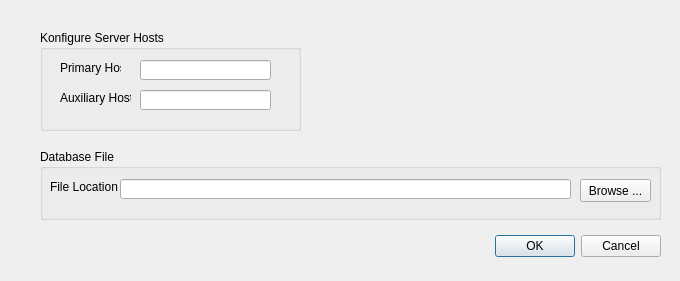
<?xml version="1.0" encoding="UTF-8"?>
<ui version="4.0">
 <class>global_options</class>
 <widget class="QDialog" name="global_options">
  <property name="geometry">
   <rect>
    <x>0</x>
    <y>0</y>
    <width>680</width>
    <height>281</height>
   </rect>
  </property>
  <property name="windowTitle">
   <string>Dialog</string>
  </property>
  <widget class="QDialogButtonBox" name="buttonBox">
   <property name="geometry">
    <rect>
     <x>490</x>
     <y>230</y>
     <width>171</width>
     <height>32</height>
    </rect>
   </property>
   <property name="orientation">
    <enum>Qt::Horizontal</enum>
   </property>
   <property name="standardButtons">
    <set>QDialogButtonBox::Cancel|QDialogButtonBox::Ok</set>
   </property>
  </widget>
  <widget class="QGroupBox" name="groupBox">
   <property name="geometry">
    <rect>
     <x>40</x>
     <y>30</y>
     <width>261</width>
     <height>101</height>
    </rect>
   </property>
   <property name="title">
    <string>Konfigure Server Hosts</string>
   </property>
   <widget class="QLineEdit" name="entryPrimaryHost">
    <property name="geometry">
     <rect>
      <x>100</x>
      <y>30</y>
      <width>131</width>
      <height>20</height>
     </rect>
    </property>
    <property name="toolTip">
     <string>This is the host that is used to set or retrieve Configs for a client app.</string>
    </property>
   </widget>
   <widget class="QLabel" name="label">
    <property name="geometry">
     <rect>
      <x>20</x>
      <y>30</y>
      <width>61</width>
      <height>16</height>
     </rect>
    </property>
    <property name="text">
     <string>Primary Host</string>
    </property>
   </widget>
   <widget class="QLabel" name="label_2">
    <property name="geometry">
     <rect>
      <x>20</x>
      <y>60</y>
      <width>71</width>
      <height>16</height>
     </rect>
    </property>
    <property name="text">
     <string>Auxiliary Host</string>
    </property>
   </widget>
   <widget class="QLineEdit" name="entryAuxiliaryHost">
    <property name="geometry">
     <rect>
      <x>100</x>
      <y>60</y>
      <width>131</width>
      <height>20</height>
     </rect>
    </property>
    <property name="toolTip">
     <string>The auxiliay host provides backup for Configs</string>
    </property>
   </widget>
  </widget>
  <widget class="QGroupBox" name="groupBox_2">
   <property name="geometry">
    <rect>
     <x>40</x>
     <y>149</y>
     <width>621</width>
     <height>71</height>
    </rect>
   </property>
   <property name="title">
    <string>Database File</string>
   </property>
   <widget class="QLineEdit" name="entryDBFile">
    <property name="geometry">
     <rect>
      <x>80</x>
      <y>30</y>
      <width>451</width>
      <height>20</height>
     </rect>
    </property>
    <property name="toolTip">
     <string>The location of the local database to store config settings.</string>
    </property>
   </widget>
   <widget class="QPushButton" name="pushFileBrowse">
    <property name="geometry">
     <rect>
      <x>540</x>
      <y>30</y>
      <width>71</width>
      <height>23</height>
     </rect>
    </property>
    <property name="text">
     <string>Browse ...</string>
    </property>
   </widget>
   <widget class="QLabel" name="label_3">
    <property name="geometry">
     <rect>
      <x>10</x>
      <y>30</y>
      <width>71</width>
      <height>16</height>
     </rect>
    </property>
    <property name="text">
     <string>File Location</string>
    </property>
   </widget>
  </widget>
 </widget>
 <resources/>
 <connections>
  <connection>
   <sender>buttonBox</sender>
   <signal>accepted()</signal>
   <receiver>global_options</receiver>
   <slot>accept()</slot>
   <hints>
    <hint type="sourcelabel">
     <x>248</x>
     <y>254</y>
    </hint>
    <hint type="destinationlabel">
     <x>157</x>
     <y>274</y>
    </hint>
   </hints>
  </connection>
  <connection>
   <sender>buttonBox</sender>
   <signal>rejected()</signal>
   <receiver>global_options</receiver>
   <slot>reject()</slot>
   <hints>
    <hint type="sourcelabel">
     <x>316</x>
     <y>260</y>
    </hint>
    <hint type="destinationlabel">
     <x>286</x>
     <y>274</y>
    </hint>
   </hints>
  </connection>
 </connections>
</ui>
